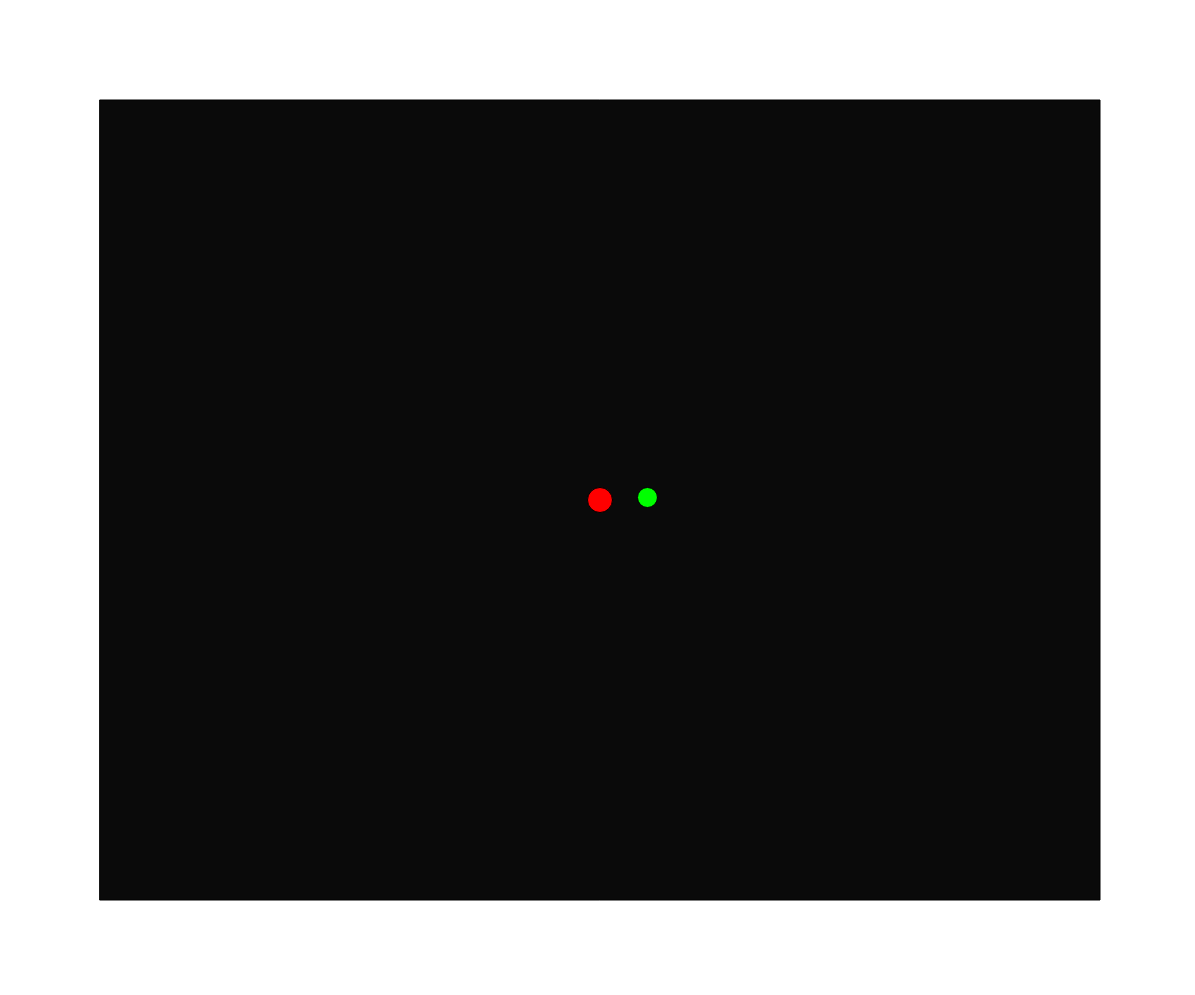
Frame 1 (no input)
Frame 60 (no input): identical to frame 1, image omitted
Frame 120 (the mouse pressed at the canvas centre since frame 60): identical to frame 1, image omitted

The p5.js sketch that drew this single still picture (run headless with seeded random() and noise() and a simulated clock; from frame 60 on, the mouse is pressed at the canvas centre):

// p5.js sketch
// ── sketch.js
let score = 0
let gameStage = 0
let health = 100
let midX
let midY
let deg = 0



function setup() {
  // put setup code here
  createCanvas(windowWidth -5, windowHeight-5);
  midX = windowWidth/2
  midY = windowHeight/2
}

function draw() {
  // put drawing code here
    background(255);
    fill(10)
    rect(100,100, windowWidth - 200, windowHeight - 200);
    fill(255,0,0)
    ellipseMode(CENTER)
    ellipse(midX, midY, 25, 25)
    //45
    fill(0,255,0)
    // 0 degrees
    // ellipse(midX + 50, midY, 20, 20)
    // 45 degrees
    // ellipse(midX + (50*sqrt(2)/2), midY-(50*sqrt(2)/2), 20, 20)
    // 90 degrees
    // ellipse(midX, midY - 50, 20, 20)
    // 135
    // ellipse(midX - (50*sqrt(2)/2), midY-(50*sqrt(2)/2), 20, 20)
    // 180
    // ellipse(midX - 50, midY, 20, 20)
    // 225
    // ellipse(midX - (50*sqrt(2)/2), midY+(50*sqrt(2)/2), 20, 20)
    // 270
    // ellipse(midX, midY + 50, 20, 20)
    // 315
    // ellipse(midX + (50*sqrt(2)/2), midY+(50*sqrt(2)/2), 20, 20)

    // if (deg === true) {
    //   ellipse(midX + (50*sqrt(2)/2), midY-(50*sqrt(2)/2), 20, 20)
    //   ellipse(midX - (50*sqrt(2)/2), midY-(50*sqrt(2)/2), 20, 20)
    //   ellipse(midX - (50*sqrt(2)/2), midY+(50*sqrt(2)/2), 20, 20)
    //   ellipse(midX + (50*sqrt(2)/2), midY+(50*sqrt(2)/2), 20, 20)
    // }
    // if (deg === false) {
    //   ellipse(midX + 50, midY, 20, 20)
    //   ellipse(midX, midY - 50, 20, 20)
    //   ellipse(midX - 50, midY, 20, 20)
    //   ellipse(midX, midY + 50, 20, 20)
    // }

    // ellipse(midX + (50*cos(deg)), midY + (50*sin(deg)), 20, 20)
    translate(width/2,height/2);
    ellipse(50 * cos(deg), 50 * sin(deg), 20, 20)

}
// function mousePressed() {
//   deg -= .5
// }
function keyPressed() {
    if(key === "a"){
      deg -= .25
    }if(key === "d"){
      deg += .25
    }
}
function hit() {
  health -= 10;
  if (health === 0){
    gg()
  }
}

function hp() {
  health += 10
}

function gg() {
  gameStage = 3
}
